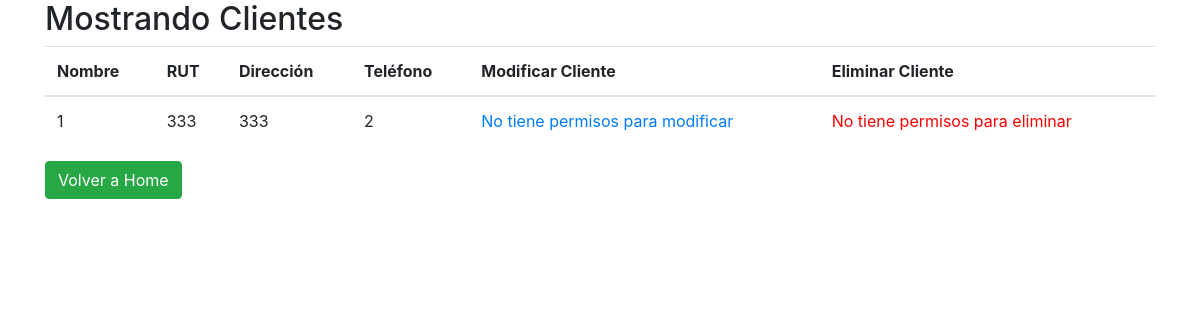
/clientes/, run on an earlier commit of the app's database.
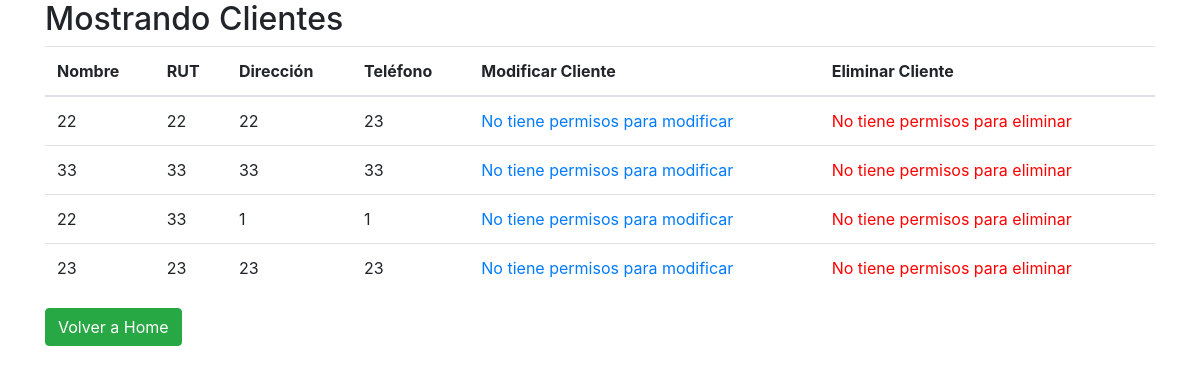
And on a later commit of the database.
### core/models.py (models this page shows, shortened)
class Cliente(models.Model):
    idCliente = models.IntegerField(primary_key=True, verbose_name="Id del Cliente")
    nombre = models.CharField(max_length=50, verbose_name="Nombre")
    rut = models.CharField(max_length=10, verbose_name="rut")
    direccion = models.CharField(max_length=30, verbose_name="direccion")
    telefono = models.CharField(max_length=15, verbose_name="telefono")

### core/views.py (the view)
# urls.py: path("clientes/", clientes, name="clientes"),
def clientes(request) :
    clientes = Cliente.objects.all()
    datos = {
        'clientes': clientes
    }
    return render(request, 'clientes.html', datos)

### core/templates/clientes.html (shortened to what this page needs)
<!DOCTYPE html>
<html lang="en">
  <head>
    {% load static %}
    <link
      rel="stylesheet"
      type="text/css"
      href="{% static 'css/estilos.css' %}"
    />
    <link
      rel="stylesheet"
      href="https://cdn.jsdelivr.net/npm/bootstrap@4.6.1/dist/css/bootstrap.min.css"
    />
  </head>
  <body>
    <div class="container">
      <h2>Mostrando Clientes</h2>
      <table class="table">
        <thead>
          <tr>
            <th>Nombre</th>
            <th>RUT</th>
            <th>Dirección</th>
            <th>Teléfono</th>
            <th>Modificar Cliente</th>
            <th>Eliminar Cliente</th>
          </tr>
        </thead>
        <tbody>
          {% for cliente in clientes %}
          <tr>
            <td>{{ cliente.nombre }}</td>
            <td>{{ cliente.rut }}</td>
            <td>{{ cliente.direccion }}</td>
            <td>{{ cliente.telefono }}</td>
            {% if user.is_authenticated %}
            <td>
              <a
                href="{% url 'form_mod_cliente' cliente.idCliente %}"
                class="btn btn-primary"
              >
                Modificar</a
              >
            </td>
            <td>
              <a
                href="{% url 'form_del_cliente' cliente.idCliente %}"
                class="btn btn-danger"
              >
                Eliminar</a
              >
            </td>
            {% else %}
            <td><a href="#">No tiene permisos para modificar</a></td>
            <td>
              <a href="#" style="color: red">No tiene permisos para eliminar</a>
            </td>
            {% endif%}
          </tr>
          {% endfor %}
        </tbody>
      </table>
      <a href="{% url 'index' %}" class="btn btn-success">Volver a Home</a>
    </div>
  </body>
</html>

### core/static/css/estilos.css (style rules this page uses)
html { min-height: 100%; position: relative; }
body { background-color: #f8f5c7; font-family: "Roboto", sans-serif; margin: 0; margin-bottom: 40px; }
body { font-family: "Roboto", sans-serif; }

What changed in the data, as far as the page shows it:
changed Cliente (number 1 of 4 on the later page): nombre "1" → "22"; rut "333" → "22"; direccion "333" → "22"; telefono "2" → "23"
added Cliente: nombre "33", rut "33", direccion "33", telefono "33"
added Cliente: nombre "22", rut "33", direccion "1", telefono "1"
added Cliente: nombre "23", rut "23", direccion "23", telefono "23"
